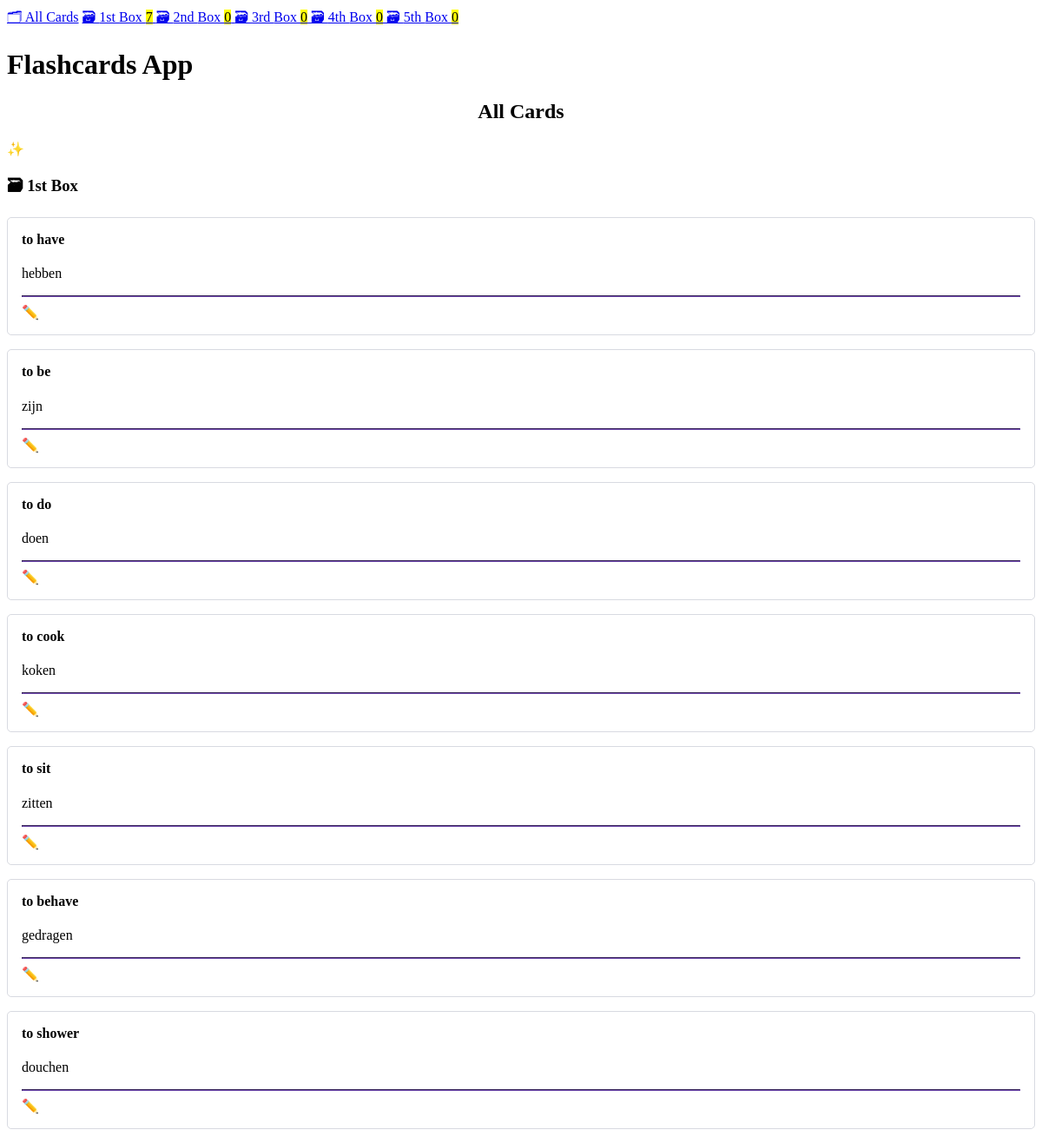
The page / on the database its author committed.
### cards/models.py (models this page shows, shortened)
class Card(models.Model):
    question = models.CharField(max_length=100)
    answer = models.CharField(max_length=100)
    box = models.IntegerField(
        choices=zip(BOXES, BOXES),
        default=BOXES[0],
    )
    date_created = models.DateTimeField(auto_now_add=True)

### cards/views.py (the view)
class CardListView(ListView):
    model = Card
    queryset = Card.objects.all()

### cards/templatetags/cards_tags.py (called while the page is built)
@register.inclusion_tag("cards/box_links.html")
def boxes_as_links():
    boxes = []
    for box_num in BOXES:
        card_count = Card.objects.filter(box=box_num).count()
        boxes.append({
            "number": box_num,
            "card_count": card_count,
        })
    return {"boxes": boxes}

### cards/templates/cards/card_list.html
{% extends "cards/base.html" %}
{% load humanize %}
{% block content %}
    <h2>
        All Cards
    </h2>
    <a href="{% url 'card-create' %}" role="button">
        ✨ Create New Card
    </a>
    {% for card in card_list %}
    {% ifchanged %}
    <h3>🗃 {{ card.box | ordinal }} Box</h3>
    {% endifchanged %}
        {% include "cards/card.html" %}
    {% endfor %}
{% endblock content %}

### cards/templates/cards/base.html (shortened to what this page needs)
<!DOCTYPE html>
<html lang="en">
<head>
    {% include "cards/navigation.html" %}
    <link rel="stylesheet" href="https://cdn.simplecss.org/simple.min.css">
</head>
<body>
    <header>
        <h1>Flashcards App</h1>
    </header>
    <main>
        {% block content %}{% endblock content %}
    </main>
</body>
</html>

### cards/templates/cards/navigation.html
{% load cards_tags %}
<nav>
    <a href="{% url 'card-list' %}">🗂 All Cards</a>
    {% boxes_as_links %}
</nav>

### cards/templates/cards/box_links.html
{% load humanize %}
{% for box in boxes %}
    <a href="{% url 'box' box_num=box.number %}">
        🗃 {{ box.number | ordinal }} Box <mark>{{ box.card_count }}</mark>
    </a>
{% endfor %}

### cards/templates/cards/card.html (shortened to what this page needs)
<article>
    <h4>{{ card.question }}</h4>
    {% if not check_card %}
        <p>{{ card.answer }}</p>
        <hr>
        <a href="{% url 'card-update' card.id %}" role="button">
        ✏️ Edit Card
        </a>
    {% endif %}
 </article>

### cards/templates/cards/base.html (style rules this page uses)
:root { --accent: #6e48ad; --accent-bg: white; --bg: #fff; --text: #212121; --text-light: #585858; --border: #d8dae1; --code: #d81b60; --preformatted: #444; }
article { background-color: var(--marked); border: 1px solid var(--border); border-radius: 5px; padding: 1em; margin: 1em 0; }
h2 { text-align: center; }
h2, h4 { margin-top: 0; }
hr { background: var(--accent); border-color: var(--accent); }
button, a[role="button"] { color: white; text-decoration: none; }

### rows shown on the page
Card: box|ordinal "1st", question "to have", answer "hebben"
Card: question "to be", answer "zijn"
Card: question "to do", answer "doen"
Card: question "to cook", answer "koken"
Card: question "to sit", answer "zitten"
Card: question "to behave", answer "gedragen"
Card: question "to shower", answer "douchen"

### other values the page prints
{{ box.number | ordinal }} "1st" "2nd" "3rd" "4th" "5th"
{{ box.card_count }} "7" "0" "0" "0" "0"
